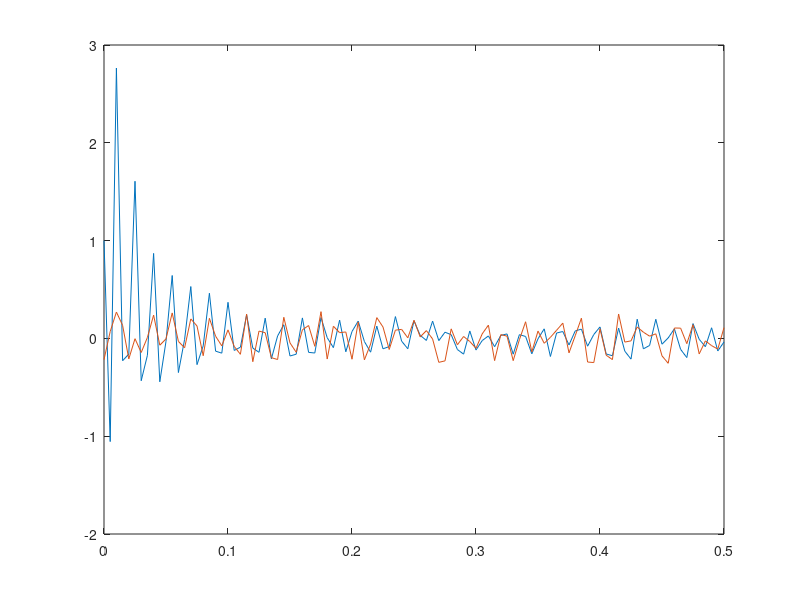
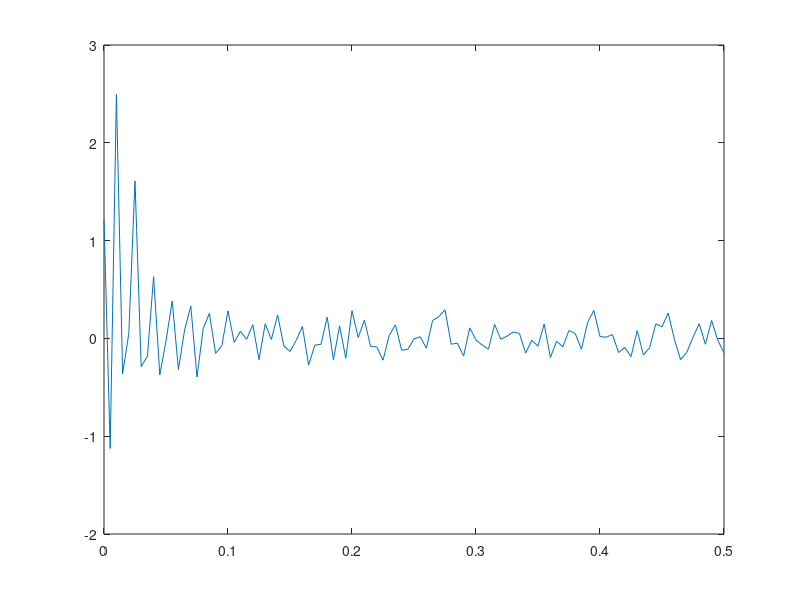

These figures' MATLAB source, in order:
k = 0;
e = 10000;
wold = [0 -2 1];
wnew = [0 0 0];
sMin = -0.2;
sMax = 0.2;
alpha = 0.12;
y = zeros(101, 1);
x = zeros(101, 1);
z = zeros(101, 1);
while abs(e) > 0.001
    k = k+1;
    vk = 1.2*sin((2*pi*k)/3);
    vk1 = 1.2*sin((2*pi*(k-1))/3);
    a = (wold(1)*vk)+(wold(2)*vk1)+wold(3);
    sk = sMin+(rand()*(sMax-sMin));
    mk = 0.12*sin(((2*pi*k)/3)+(pi/2));
    t = sk+mk;
    if k <= 101
        y(k) = a;
    end
    e = t-a;
    if k <= 101
        x(k) = t;
    end
    if k <= 101
        z(k) = y(k)-x(k);
    end
    wnew = [(wold(1)+(2*alpha*e*vk)) (wold(2)+(2*alpha*e*vk1)) (wold(3)+(2*alpha*e))];
    wold(1) = wnew(1);
    wold(2) = wnew(2);
    wold(3) = wnew(3);
end

time = 0:0.5/100:0.5;
clf
plot(time, y)
hold on
plot(time, x)
figure
plot(time, z)

k
wnew


